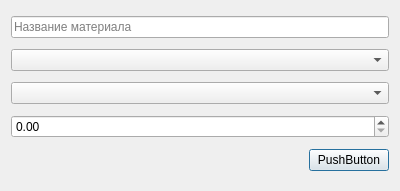
<?xml version="1.0" encoding="UTF-8"?>
<ui version="4.0">
 <class>MaterialEditorDialog</class>
 <widget class="QDialog" name="MaterialEditorDialog">
  <property name="geometry">
   <rect>
    <x>0</x>
    <y>0</y>
    <width>400</width>
    <height>191</height>
   </rect>
  </property>
  <property name="windowTitle">
   <string>Dialog</string>
  </property>
  <layout class="QGridLayout" name="gridLayout">
   <item row="0" column="0" colspan="2">
    <widget class="QLineEdit" name="le_name">
     <property name="placeholderText">
      <string>Название материала</string>
     </property>
    </widget>
   </item>
   <item row="2" column="0" colspan="2">
    <widget class="QComboBox" name="cb_units"/>
   </item>
   <item row="1" column="0" colspan="2">
    <widget class="QComboBox" name="cb_categories"/>
   </item>
   <item row="4" column="0">
    <spacer name="horizontalSpacer">
     <property name="orientation">
      <enum>Qt::Orientation::Horizontal</enum>
     </property>
     <property name="sizeHint" stdset="0">
      <size>
       <width>40</width>
       <height>20</height>
      </size>
     </property>
    </spacer>
   </item>
   <item row="4" column="1">
    <widget class="QPushButton" name="pb_save">
     <property name="text">
      <string>PushButton</string>
     </property>
    </widget>
   </item>
   <item row="3" column="0" colspan="2">
    <widget class="QDoubleSpinBox" name="dsb_base_cost">
     <property name="maximum">
      <double>1000000000000000042420637374017961984.000000000000000</double>
     </property>
    </widget>
   </item>
  </layout>
 </widget>
 <resources/>
 <connections/>
</ui>
